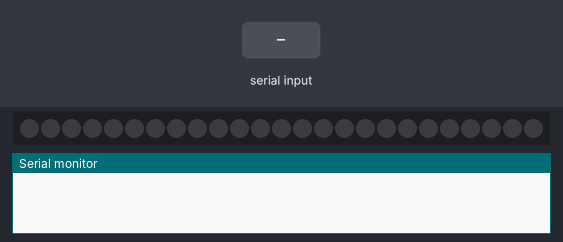
This sketch was run on a simulated ATtiny85, built with avr-gcc and run on an emulated ATtiny85. Parts: 25 RGB LEDs in strip order, left to right, the last lines printed to the serial monitor. The inputs (shaded band) are chosen by the test bench.

Above: at 1.2 s.
1.3 s: "90,45\n" received over the second serial link
At 2.0 s:
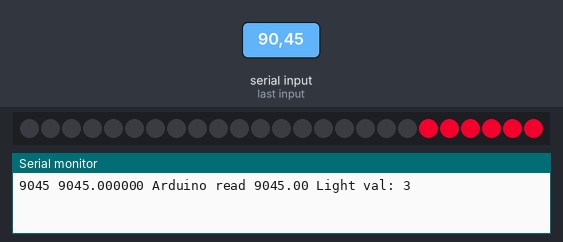
2.8 s: "5\n" received over the second serial link
At 4.2 s:
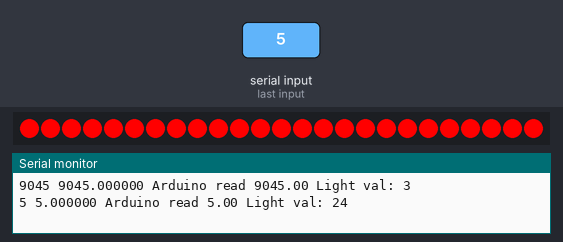
Timing chart, 0 to 5.8 s (numbered marks = the images above; inputs shaded):
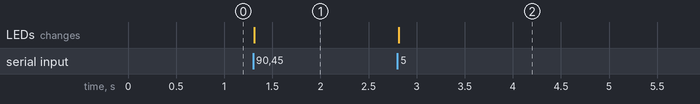

The sketch:

sensorPixelsColor.ino
```cpp
//Light libraries
#include "Adafruit_WS2801.h"
#include "SPI.h" // Comment out this line if using Trinket or Gemma
#ifdef __AVR_ATtiny85__
 #include <avr/power.h>
#endif

//math library
#include <math.h>

//Software serial initializing

#define rxPin 8 //Receiving pin on Arduino (white wire)
#define txPin 9

#include <SoftwareSerial.h>
SoftwareSerial mySerial(rxPin, txPin); // RX, TX
char delimiter = '\n';
String dataFlag = "PPM";
boolean startListening = false;

//Light initializing
uint8_t dataPin  = 2;    // Green wire on DotStar // Yellow wire on Adafruit Pixels
uint8_t clockPin = 3;    // Yellow wire on DotStar // Green wire on Adafruit Pixels

Adafruit_WS2801 strip = Adafruit_WS2801(25, dataPin, clockPin);


const int light_low = 3;
const int light_high = 24;
const int numlights = 25;
const int steady_lights = 3;
int light_val;

//color variables
uint32_t good_color = 511; //RGB 24 bit color 0x00BFFF. 701?
uint32_t bad_color = 767; //0xFF4500
uint32_t curr_color = good_color;

char inChar; // Data received from the serial port
String stringVal;
float floatVal;
const int COmin = 200; //multiply manually by sigMultiplier
const int COmax = 300; //multiply manually by sigMultiplier
const int sigMultiplier = 1000;
void setup() {

   strip.begin();
  // Update LED contents, to start they are all 'off'
  strip.show();

  pinMode(rxPin, INPUT);
  pinMode(txPin, OUTPUT);
  Serial.begin(9600);
  mySerial.begin(9600); // Start serial communication at 9600 bps
 }
 void loop() {
   if (mySerial.available() > 0){
    inChar = mySerial.read();
    if(inChar != ' '&& inChar != ',' && inChar != '\n'){//ignore commas and whitespace
      stringVal+=inChar;
    }
    if (inChar == '\n'){
      Serial.print(stringVal);
      Serial.print(" ");
      floatVal = stringVal.toFloat();
      Serial.print(floatVal,6);
      Serial.print(" ");
      light_val = map(floatVal * sigMultiplier, COmin, COmax, light_low, light_high);
      light_val = constrain(light_val, light_low, light_high);
      //update color
      curr_color = map(floatVal * sigMultiplier, COmin, COmax, good_color, bad_color);
      constrain(curr_color, good_color, bad_color);
      convertColor();
      update_light_height();
      Serial.println("Arduino read " + String(floatVal) + " Light val: " + String(light_val));
      stringVal = "";
    }
   }
 }

void update_light_height()
{ //turn all except 3 off
  for(int i=0; i <= light_high; i++){
    strip.setPixelColor(i,0x000000);
  }
  for(int i=light_high; i >light_high - steady_lights; i--){
    strip.setPixelColor(i,curr_color);
  }
  //update to new value
  for (int i=light_high - steady_lights; i > light_high - steady_lights - light_val; i--)
 {
  strip.setPixelColor(i, curr_color);
 }
 strip.show();
}

void convertColor()
{
  byte redIntensity;
  byte greenIntensity;
  byte blueIntensity;

  if (curr_color <= 255)          // zone 1
  {
    redIntensity = 255 - curr_color;    // red goes from on to offcurr_colorcurr_color
    greenIntensity = curr_color;        // green goes from off to on
    blueIntensity = 0;             // blue is always off
  }
  else if (curr_color <= 511)     // zone 2
  {
    redIntensity = 0;                     // red is always off
    greenIntensity = 255 - (curr_color - 256); // green on to off
    blueIntensity = (curr_color - 256);        // blue off to on
  }
  else // color >= 512       // zone 3
  {
    redIntensity = (curr_color - 512);         // red off to on
    greenIntensity = 0;                   // green is always off
    blueIntensity = 255 - (curr_color - 512);  // blue on to off
  }

  //convert to hex
  curr_color = redIntensity;
  curr_color <<= 8;
  curr_color |= greenIntensity;
  curr_color <<= 8;
  curr_color |= blueIntensity;
}
```

Measured:
- after the input at 1.3 s, the LEDs: change at once (image 1)
- after the input at 2.8 s, the LEDs: change at once (image 2)
